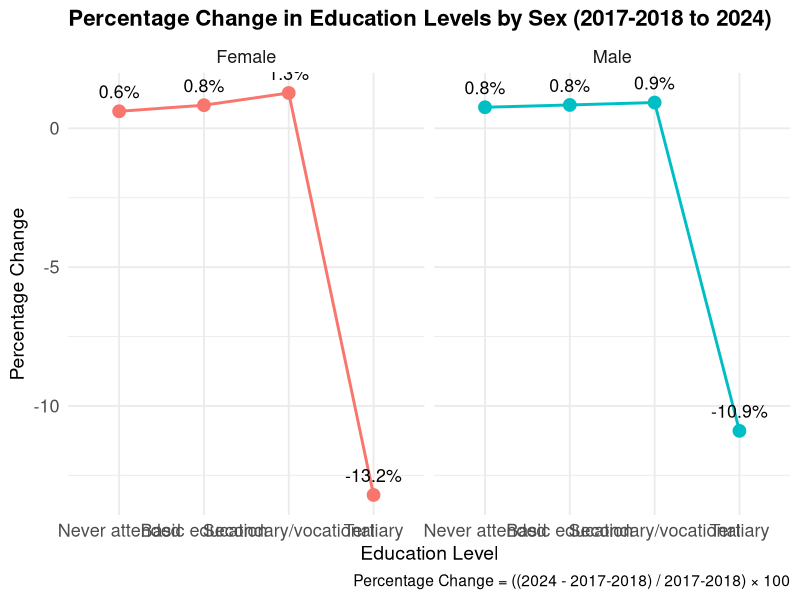

This figure's R source: (Note: this script raises an error after producing the figure.)
# Load necessary libraries
library(readxl)
library(dplyr)
library(ggplot2)
library(tidyr)
library(scales)
library(forcats)

# Read data
data_1718 <- read_excel("2017-2018 data set.xlsx", sheet = "17-18")
data_2024 <- read_excel("2017-2018 data set.xlsx", sheet = "2024")

# Add Year column
data_1718 <- data_1718 %>% mutate(Year = "2017-2018")
data_2024 <- data_2024 %>% mutate(Year = "2024")

# Combine datasets
combined_data <- bind_rows(data_1718, data_2024)

# Convert to numeric
combined_data <- combined_data %>%
  mutate(
    Female = as.numeric(Female),
    Male = as.numeric(Male)
  )

# Standard education level order
edu_levels <- c("Never attended", "Basic education", "Secondary/vocational", "Tertiary")



# A. Education by Sex
sex_edu <- combined_data %>%
  filter(!is.na(`Education Level`), `Education Level` != "Total", !is.na(Female), !is.na(Male)) %>%
  group_by(Year, `Education Level`) %>%
  summarise(Female = sum(Female, na.rm = TRUE), Male = sum(Male, na.rm = TRUE), .groups = "drop") %>%
  pivot_longer(cols = c("Male", "Female"), names_to = "Sex", values_to = "Value") %>%
  mutate(`Education Level` = factor(`Education Level`, levels = edu_levels))

sex_edu_change <- sex_edu %>%
  pivot_wider(names_from = Year, values_from = Value) %>%
  filter(!is.na(`2024`) & !is.na(`2017-2018`)) %>%
  mutate(PercentChange = (`2024` - `2017-2018`) / `2017-2018` * 100)




# Dot chart with connecting lines for percentage change by Sex
ggplot(sex_edu_change, aes(x = `Education Level`, y = PercentChange, group = Sex, color = Sex)) +
  geom_line(linewidth = 1) +
  geom_point(size = 4) +
  geom_text(aes(label = paste0(formatC(PercentChange, format = "f", digits = 1), "%")),
            vjust = -1, size = 4.5, color = "black") +
  facet_wrap(~ Sex) +
  labs(
    title = "Percentage Change in Education Levels by Sex (2017-2018 to 2024)",
    x = "Education Level",
    y = "Percentage Change",
    caption = "Percentage Change = ((2024 - 2017-2018) / 2017-2018) × 100"
  ) +
  theme_minimal(base_size = 14) +
  theme(
    plot.title = element_text(size = 16, face = "bold"),
    axis.text = element_text(size = 13),
    axis.title = element_text(size = 14),
    strip.text = element_text(size = 13),
    legend.position = "none"
  )





# Dot chart with connecting lines for percentage change by Locality
ggplot(locality_edu_change, aes(x = `Education Level`, y = PercentChange, group = Locality, color = Locality)) +
  geom_line(linewidth = 1) +
  geom_point(size = 4) +
  geom_text(aes(label = paste0(formatC(PercentChange, format = "f", digits = 1), "%")),
            vjust = -0.8, size = 4.5, color = "black") +
  facet_wrap(~ Locality) +
  labs(
    title = "Percentage Change in Education Levels by Locality (2017-2018 to 2024)",
    x = "Education Level",
    y = "Percentage Change",
    caption = "Percentage Change = ((2024 - 2017-2018) / 2017-2018) × 100"
  ) +
  theme_minimal(base_size = 14) +
  theme(
    plot.title = element_text(size = 16, face = "bold"),
    axis.text = element_text(size = 13),
    axis.title = element_text(size = 14),
    strip.text = element_text(size = 13),
    legend.position = "none"
  )






gender_gap <- combined_data %>%
  filter(!is.na(`Education Level`), `Education Level` != "Total") %>%
  mutate(`Education Level` = factor(`Education Level`,
                                    levels = c("Never attended", "Basic education", 
                                               "Secondary/vocational", "Tertiary"))) %>%
  group_by(Year, `Education Level`) %>%
  summarise(Male = sum(Male, na.rm = TRUE),
            Female = sum(Female, na.rm = TRUE),
            Gap = Male - Female,
            .groups = "drop") %>%
  mutate(GapLabel = ifelse(Gap > 0, paste0("+", round(Gap, 1)), round(Gap, 1)))
ggplot(gender_gap, aes(x = `Education Level`, y = Gap, fill = Year)) +
  geom_col(position = "dodge", width = 0.6) +
  geom_text(aes(label = GapLabel), 
            position = position_dodge(width = 0.6), 
            vjust = ifelse(gender_gap$Gap >= 0, -0.5, 1.3), 
            size = 4.5, color = "black") +
  facet_wrap(~Year) +
  labs(title = "E: Gender Gap in Education Levels: Male - Female",
       subtitle = "Positive = more males; Negative = more females",
       y = "Gap (Male - Female)", x = "Education Level",
       caption = "Gender Gap = Total Male - Total Female") +
  theme_minimal(base_size = 14) +
  theme(plot.title = element_text(size = 16, face = "bold"),
        axis.text = element_text(size = 13),
        axis.title = element_text(size = 14),
        legend.position = "none",
        strip.text = element_text(size = 13))







gap_change <- gender_gap %>%
  select(Year, `Education Level`, Gap) %>%
  pivot_wider(names_from = Year, values_from = Gap) %>%
  mutate(Change =`2017-2018` - `2024` ,
         ChangeLabel = round(Change, 1))
# Order education levels if not already
gap_change$`Education Level` <- factor(gap_change$`Education Level`,
                                       levels = c("Never attended", "Basic education", "Secondary/vocational", "Tertiary"))

# Line chart of gender gap change
ggplot(gap_change, aes(x = `Education Level`, y = Change, group = 1)) +
  geom_line(color = "steelblue", linewidth = 1.5) +
  geom_point(aes(color = Change > 0), size = 4) +
  geom_text(aes(label = sprintf("%.1f", Change)), vjust = -1, size = 5) +
  geom_hline(yintercept = 0, linetype = "dashed", color = "grey40") +
  scale_color_manual(values = c("red", "blue"), labels = c("Decrease", "Increase")) +
  scale_y_continuous(expand = expansion(mult = c(0.05, 0.2))) +  # Add space above the highest point
  labs(
    title = "Change in Gender Gap by Education Level (2024 - 2017-2018)",
    subtitle = "Positive = Shift toward females; Negative = Widened gap toward males",
    x = "Education Level", y = "Change in Gender Gap",
    color = "Direction of Change"
  ) +
  theme_minimal(base_size = 14) +
  theme(
    plot.title = element_text(size = 16, face = "bold"),
    axis.text = element_text(size = 12),
    axis.title = element_text(size = 13),
    legend.position = "top"
  )
